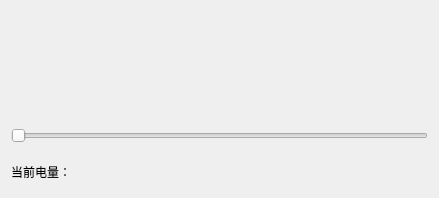
<?xml version="1.0" encoding="UTF-8"?>
<ui version="4.0">
 <class>Widget</class>
 <widget class="QWidget" name="Widget">
  <property name="geometry">
   <rect>
    <x>0</x>
    <y>0</y>
    <width>439</width>
    <height>198</height>
   </rect>
  </property>
  <property name="windowTitle">
   <string>电池组件</string>
  </property>
  <property name="windowIcon">
   <iconset>
    <normaloff>../simple11_4/images/304.bmp</normaloff>../simple11_4/images/304.bmp</iconset>
  </property>
  <layout class="QGridLayout" name="gridLayout">
   <item row="0" column="0">
    <layout class="QVBoxLayout" name="verticalLayout">
     <item>
      <widget class="BatteryWidget" name="battery" native="true"/>
     </item>
     <item>
      <widget class="QSlider" name="Slider">
       <property name="maximumSize">
        <size>
         <width>16777215</width>
         <height>30</height>
        </size>
       </property>
       <property name="orientation">
        <enum>Qt::Horizontal</enum>
       </property>
      </widget>
     </item>
     <item>
      <widget class="QLabel" name="label">
       <property name="maximumSize">
        <size>
         <width>16777215</width>
         <height>30</height>
        </size>
       </property>
       <property name="text">
        <string>当前电量：</string>
       </property>
      </widget>
     </item>
    </layout>
   </item>
  </layout>
 </widget>
 <customwidgets>
  <customwidget>
   <class>BatteryWidget</class>
   <extends>QWidget</extends>
   <header location="global">batterywidget.h</header>
   <container>1</container>
  </customwidget>
 </customwidgets>
 <resources/>
 <connections/>
</ui>
